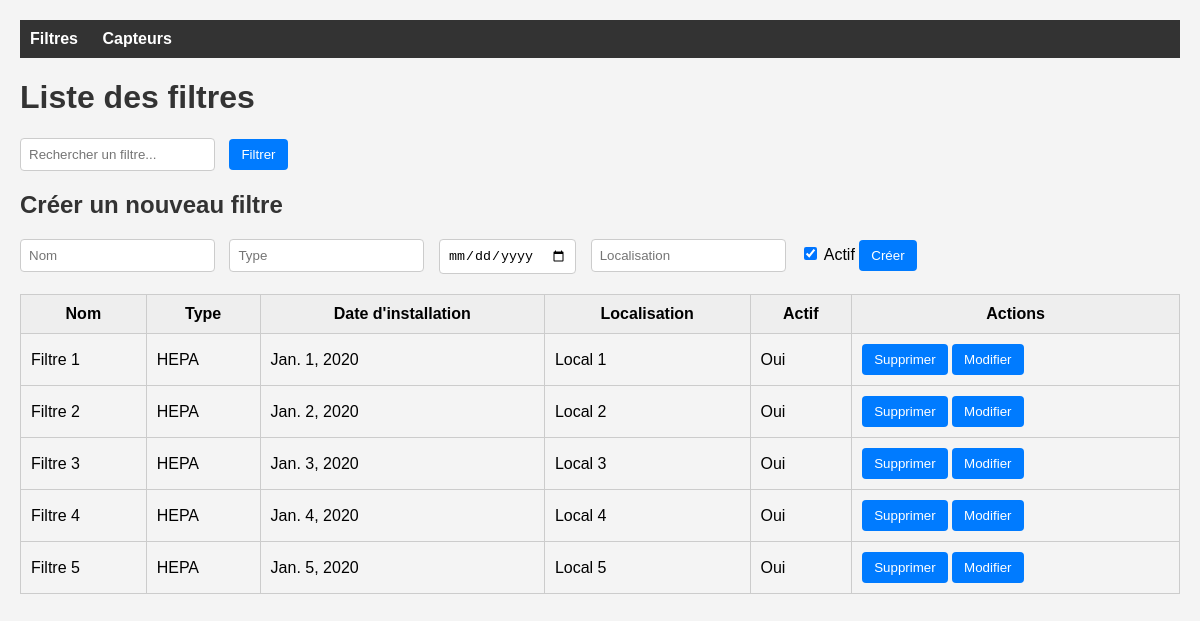
Page /dashboard/filtres/ on the earlier database version.
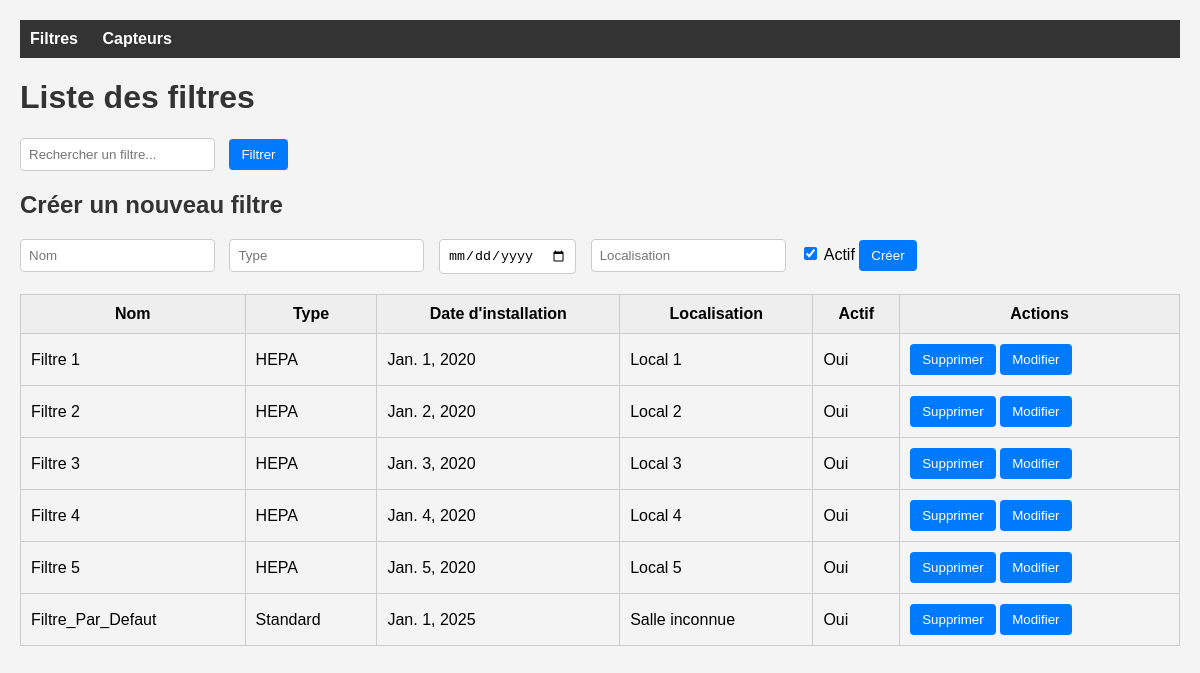
Same page on the later database version.
### monitoring/models.py (models this page shows)
class Filtre(models.Model):
    nom = models.CharField(max_length=100)
    salle = models.ForeignKey(Salle, on_delete=models.CASCADE, null=True, blank=True)
    type = models.CharField(max_length=50)
    date_installation = models.DateField()
    localisation = models.CharField(max_length=100)
    actif = models.BooleanField(default=True)
    vitesse = models.IntegerField(default=0)  # Vitesse en m/s

### monitoring/views.py (the view, shortened to what this page needs)
# urls.py: path('dashboard/filtres/', page_filtres, name='page_filtres'),
def page_filtres(request):
    if request.method == 'POST' and not (request.user.is_authenticated and request.user.is_staff):
        return HttpResponseForbidden('Forbidden')
    query = request.GET.get('q', '')
    filtres = Filtre.objects.filter(nom__icontains=query) if query else Filtre.objects.all()
    return render(request, 'filtres.html', {'filtres': filtres, 'query': query})

### monitoring/templates/filtres.html (shortened to what this page needs)
{% load static %}
<!DOCTYPE html>
<html lang="fr">
<head>
</head>
<body>
    <nav>
        <a href="/dashboard/filtres/">Filtres</a>
        <a href="/dashboard/capteurs/">Capteurs</a>
    </nav>
    <h1>Liste des filtres</h1>
    <form method="get">
        <input type="text" name="q" placeholder="Rechercher un filtre..." value="{{ query }}">
        <button type="submit">Filtrer</button>
    </form>
    <h2>Créer un nouveau filtre</h2>
    <form method="post">
        <input type="text" name="nom" placeholder="Nom" required>
        <input type="text" name="type" placeholder="Type" required>
        <input type="date" name="date_installation" required>
        <input type="text" name="localisation" placeholder="Localisation" required>
        <label><input type="checkbox" name="actif" checked> Actif</label>
        <button type="submit">Créer</button>
    </form>
    <table>
        <thead>
            <tr>
                <th>Nom</th>
                <th>Type</th>
                <th>Date d'installation</th>
                <th>Localisation</th>
                <th>Actif</th>
                <th>Actions</th>
            </tr>
        </thead>
        <tbody>
            {% for filtre in filtres %}
            <tr>
                <td>{{ filtre.nom }}</td>
                <td>{{ filtre.type }}</td>
                <td>{{ filtre.date_installation }}</td>
                <td>{{ filtre.localisation }}</td>
                <td>{{ filtre.actif|yesno:"Oui,Non" }}</td>
                <td>
                    <form method="post" action="/dashboard/filtres/delete/{{ filtre.id }}/" style="display:inline;">
                        <button type="submit">Supprimer</button>
                    </form>
                    <form method="get" action="/dashboard/filtres/update/{{ filtre.id }}/" style="display:inline;">
                        <button type="submit">Modifier</button>
                    </form>
                </td>
            </tr>
            {% empty %}
            <tr><td colspan="6">Aucun filtre enregistré.</td></tr>
            {% endfor %}
        </tbody>
    </table>
</body>
</html>

Differences in the rows shown:
added Filtre: nom "Filtre_Par_Defaut", type "Standard", date_installation "Jan. 1, 2025", localisation "Salle inconnue", actif "Oui"
